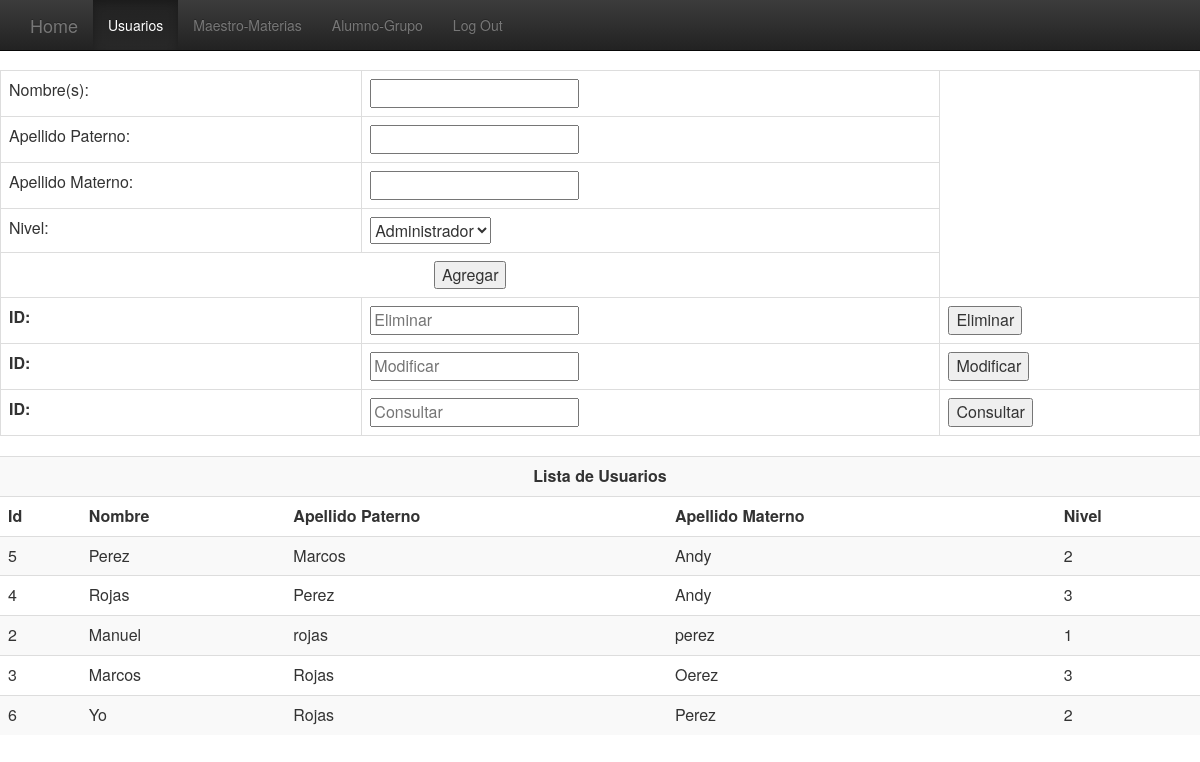
Page /TestUsuario.php on the committed database.
### tables this page shows
CREATE TABLE `usuario` (
  `Id` int(11) DEFAULT NULL,
  `Nombre` varchar(30) DEFAULT NULL,
  `ApellidoPaterno` varchar(30) DEFAULT NULL,
  `ApellidoMaterno` varchar(30) DEFAULT NULL,
  `Telefono` int(11) DEFAULT NULL,
  `Calle` varchar(30) DEFAULT NULL,
  `NumeroExterior` int(11) DEFAULT NULL,
  `NumeroInterior` int(11) DEFAULT NULL,
  `Colonia` varchar(30) DEFAULT NULL,
  `Domicilio` varchar(30) DEFAULT NULL,
  `Estado` varchar(30) DEFAULT NULL,
  `CP` int(11) DEFAULT NULL,
  `Correo` varchar(30) DEFAULT NULL,
  `Usuario` varchar(30) DEFAULT NULL,
  `Contrasena` varchar(30) DEFAULT NULL,
  `Nivel` varchar(30) DEFAULT NULL,
  `Estatus` varchar(30) DEFAULT NULL
);

### Usuario.php (the view, shortened to what this page needs)
<?php
class Usuario{
    public function readUsuarioG(){
        $sql04 = "SELECT * FROM usuario WHERE Estatus = 1 ORDER BY ApellidoPaterno ASC;";
        $consulta04 = mysql_query($sql04)or die("Error de consulta 1");
        echo"<div class='table-responsive'>";
        echo"<table class='table table-striped'>";
        echo"<tr><td colspan='5' align='center'><strong>Lista de Usuarios</strong></td></tr>";
        echo"<tr><th>Id</th><th>Nombre</th><th>Apellido Paterno</th><th>Apellido Materno</th><th>Nivel</th>";
        while($field = mysql_fetch_array($consulta04)){
            $this->Id = $field['Id'];
            $this->Nombre = $field['Nombre'];
            $this->ApellidoPaterno = $field['ApellidoPaterno'];
            $this->ApellidoMaterno = $field['ApellidoMaterno'];
            $this->Nivel = $field['Nivel'];
            echo"<tr><td>$this->Id</td><td>$this->Nombre</td><td>$this->ApellidoPaterno</td><td>$this->ApellidoMaterno</td><td>$this->Nivel</td></tr></tr>";
        }
        echo"</table>";
        echo"</div>";
    }
}
?>

### header.php (shortened to what this page needs)
<head>
    <link href="css/bootstrap.min.css" rel="stylesheet">
    <link href="css/bootstrap-theme.min.css" rel="stylesheet">
    <link href="css/theme.css" rel="stylesheet">
  </head>
  <body role="document">

### footer.php (shortened to what this page needs)
	</body>
</html>

### menu.php (shortened to what this page needs)
 <?php
   require 'header.php';
require 'footer.php';
?>
   <div class="navbar navbar-inverse navbar-fixed-top" role="navigation">
     <div class="container">
       <div class="navbar-header">
         <a class="navbar-brand" href="inicio.php">Home</a>
       </div>
       <div class="navbar-collapse collapse">
         <ul class="nav navbar-nav">
           <li class="active"><a href="TestUsuario.php">Usuarios</a></li>
           <li><a href="TestMateria.php">Maestro-Materias</a></li>
           <li><a href="TestAlumno.php">Alumno-Grupo</a></li>
		<li><a href="index.php">Log Out</a></li>
         </ul>
       </div>
     </div>
   </div>

### TestUsuario.php (shortened to what this page needs)
<?php
require 'Usuario.php';
require 'header.php';
require 'menu.php';
    $usuario = new Usuario();
?>
<div class='table-responsive'>
    <form name='alumno' action='TestUsuario.php' method='POST'>
        <table class="table table-bordered">
            <tr>
                <td>Nombre(s):</td>
                <td><input type="text" name="nombre"></td>
            </tr>
            <tr>
                <td>Apellido Paterno:</td>
                <td><input type="text" name="app"></td>
            </tr>
            <tr>
                <td>Apellido Materno:</td>
                <td><input type="text" name="apm"></td>
            </tr>
            <tr>
                <td>Nivel:</td>
                <td><select name="nivel">
                        <option value="1">Administrador</option>
                    </select>
                </td>
            </tr>
            <tr>
                <td colspan="2" align="center"><input type="submit" name="submit" value="Agregar"></td>
            </tr>
            <tr>
                <th>ID:</th><td> <input type="text" name="ide" placeholder="Eliminar"></td>
                <td><input type="submit" name="submit" value="Eliminar"> </td>
            </tr>
            <tr>
                <th>ID:</th><td> <input type="text" name="idm" placeholder="Modificar"></td>
                <td><input type="submit" name="submit" value="Modificar"> </td>
            </tr>
            <tr>
                <th>ID:</th><td> <input type="text" name="idc" placeholder="Consultar"></td>
                <td><input type="submit" name="submit" value="Consultar"> </td>
            </tr>
        </table>
    </form>
</div>
<?php
$usuario->readUsuarioG();
require 'footer.php';
?>

### css/theme.css (style rules this page uses)
body { padding-top: 70px; padding-bottom: 30px; }

### rows in the picture
usuario: Id "5", Nombre "Perez", ApellidoPaterno "Marcos", ApellidoMaterno "Andy", Nivel "2"
usuario: Id "4", Nombre "Rojas", ApellidoPaterno "Perez", ApellidoMaterno "Andy", Nivel "3"
usuario: Id "2", Nombre "Manuel", ApellidoPaterno "rojas", ApellidoMaterno "perez", Nivel "1"
usuario: Id "3", Nombre "Marcos", ApellidoPaterno "Rojas", ApellidoMaterno "Oerez", Nivel "3"
usuario: Id "6", Nombre "Yo", ApellidoPaterno "Rojas", ApellidoMaterno "Perez", Nivel "2"
